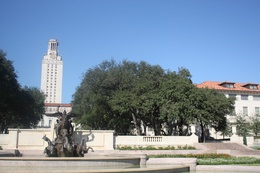
%> input picture data/part1/uttower/left.jpg, 260 x 173 px, shrunk from 1024 x 683 before the run
$ octave main1.m   (GNU Octave 9; MATLAB toolbox functions it lacks are replaced by stand-ins)
%> lines starting %> are read from the running program, lines starting %| are printed output that depends on the picture
### code/harris.m
% HARRIS - Harris corner detector
%
% Usage:  [cim, r, c] = harris(im, sigma, thresh, radius, disp)
%
% Arguments:
%            im     - image to be processed.
%            sigma  - standard deviation of smoothing Gaussian. Typical
%                     values to use might be 1-3.
%            thresh - threshold (optional). Try a value ~1000.
%            radius - radius of region considered in non-maximal
%                     suppression (optional). Typical values to use might
%                     be 1-3.
%            disp   - optional flag (0 or 1) indicating whether you want
%                     to display corners overlayed on the original
%                     image. This can be useful for parameter tuning.
%
% Returns:
%            cim    - binary image marking corners.
%            r      - row coordinates of corner points.
%            c      - column coordinates of corner points.
%
% If thresh and radius are omitted from the argument list 'cim' is returned
% as a raw corner strength image and r and c are returned empty.

% Reference:
% C.G. Harris and M.J. Stephens. "A combined corner and edge detector",
% Proceedings Fourth Alvey Vision Conference, Manchester.
% pp 147-151, 1988.
%
% Author:
% Peter Kovesi
% Department of Computer Science & Software Engineering
% The University of Western Australia
% pk@cs.uwa.edu.au  www.cs.uwa.edu.au/~pk
%
% March 2002

function [cim, r, c] = harris(im, sigma, thresh, radius, disp)

    error(nargchk(2,5,nargin));

    dx = [-1 0 1; -1 0 1; -1 0 1]; % Derivative masks
    dy = dx';

    Ix = conv2(im, dx, 'same');    % Image derivatives
    Iy = conv2(im, dy, 'same');

    % Generate Gaussian filter of size 6*sigma (+/- 3sigma) and of
    % minimum size 1x1.
    g = fspecial('gaussian',max(1,fix(6*sigma)), sigma);

    Ix2 = conv2(Ix.^2, g, 'same'); % Smoothed squared image derivatives
    Iy2 = conv2(Iy.^2, g, 'same');
    Ixy = conv2(Ix.*Iy, g, 'same');

    cim = (Ix2.*Iy2 - Ixy.^2)./(Ix2 + Iy2 + eps); % Harris corner measure

    % Alternate Harris corner measure used by some.  Suggested that
    % k=0.04 - I find this a bit arbitrary and unsatisfactory.
%   cim = (Ix2.*Iy2 - Ixy.^2) - k*(Ix2 + Iy2).^2;

    if nargin > 2   % We should perform nonmaximal suppression and threshold

	% Extract local maxima by performing a grey scale morphological
	% dilation and then finding points in the corner strength image that
	% match the dilated image and are also greater than the threshold.
	sze = 2*radius+1;                   % Size of mask.
	mx = ordfilt2(cim,sze^2,ones(sze)); % Grey-scale dilate.
	cim = (cim==mx)&(cim>thresh);       % Find maxima.

	[r,c] = find(cim);                  % Find row,col coords.

	if nargin==5 & disp      % overlay corners on original image
	    figure, imagesc(im), axis image, colormap(gray), hold on
	    plot(c,r,'ys'), title('corners detected');
	end

    else  % leave cim as a corner strength image and make r and c empty.
	r = []; c = [];
    end

### code/flatten.m
function [ f_desp ] = flatten( img, row, col, radius )

    no_f = length(row);
    f_desp = zeros(no_f, (2 * radius + 1)^2);

    p = zeros(2 * radius + 1);
    p(radius + 1, radius + 1) = 1;

    p_img = imfilter(img, p, 'replicate', 'full');

    for i = 1 : no_f
        rr = row(i) : row(i) + 2 * radius;
        cc = col(i) : col(i) + 2 * radius;
        nhood = p_img(rr, cc);
        flat = nhood(:);
        f_desp(i,:) = flat;
    end
    f_desp = zscore(f_desp')';
end

### code/dist2.m
function n2 = dist2(x, c)
% DIST2	Calculates squared distance between two sets of points.
% Adapted from Netlab neural network software:
% http://www.ncrg.aston.ac.uk/netlab/index.php
%
%	Description
%	D = DIST2(X, C) takes two matrices of vectors and calculates the
%	squared Euclidean distance between them.  Both matrices must be of
%	the same column dimension.  If X has M rows and N columns, and C has
%	L rows and N columns, then the result has M rows and L columns.  The
%	I, Jth entry is the  squared distance from the Ith row of X to the
%	Jth row of C.
%
%
%	Copyright (c) Ian T Nabney (1996-2001)

[ndata, dimx] = size(x);
[ncentres, dimc] = size(c);
if dimx ~= dimc
	error('Data dimension does not match dimension of centres')
end

n2 = (ones(ncentres, 1) * sum((x.^2)', 1))' + ...
  ones(ndata, 1) * sum((c.^2)',1) - ...
  2.*(x*(c'));

% Rounding errors occasionally cause negative entries in n2
if any(any(n2<0))
  n2(n2<0) = 0;
end

### code/visualize1.m
function visualize1(img1_c, img2_c,  match_rL, match_rR, match_cL, match_cR)
    %for dots common
    widthImg1 = size(img1_c,2);
    figure; imshow([img1_c img2_c]); hold on; title('Matched points');
    hold on; plot(match_cL, match_rL,'ys'); plot(match_cR + widthImg1, match_rR, 'ys');
end

### code/visualize2.m
function visualize2 (img1_c,img2_c,match_rL, match_rR, match_cR, match_cL)
    % for lines to connect dots
    widthImg1 = size(img1_c,2);
    number_matches = 150;
    plot_r = [match_rL, match_rR];
    plot_c = [match_cL, match_cR + widthImg1];
    figure; imshow([img1_c img2_c]); hold on; title('Mapping');
    hold on;
    plot(match_cL, match_rL,'ys');
    plot(match_cR + widthImg1, match_rR, 'ys');
    for i = 1:number_matches
        plot(plot_c(i,:), plot_r(i,:));
    end

end

### code/ransac_1.m
function [ H, indices_inlier ] = ransac_1(n, rand_pix, dist_inlier, ratio_min_inlier, x, y)

    [number_matches, ~] = size(x);
    n_inliers = zeros(n,1);

    s1 = {};
    for i = 1 : n
        samp = randsample(number_matches, rand_pix);
        x_subset = x(samp, :);
        y_subset = y(samp, :);

        model = calculate_homography(x_subset,y_subset);

        r_error = residual_error(model, x, y);

        indices_inlier = find(r_error < dist_inlier);


        n_inliers(i) = length(indices_inlier);

        c_ratio = n_inliers(i)/number_matches;
        if c_ratio >=  ratio_min_inlier
            x_inliers = x(indices_inlier, :);
            y_inliers = y(indices_inlier, :);
            s1{i} = calculate_homography(x_inliers,y_inliers);
        end

    end    %end for

    max_val = find(n_inliers == max(n_inliers));
    max_val = max_val(1);
    H = s1{max_val};

    r_error = residual_error(H, x, y);
    indices_inlier = find(r_error < dist_inlier);
end

### code/calculate_homography.m
function [model] = calculate_homography(x,y)
        Y = [];
        l = size(x,1);
        for i = 1:l
            pt1 = x(i,:);
            pt2 = y(i,:);
            Y_i = [ zeros(1,3)  ,   -pt1     ,   pt2(2)*pt1;
                        pt1      , zeros(1,3),   -pt2(1)*pt1];
            Y = [Y; Y_i];
        end
        [~,~,e] = svd(Y);
        h = e(:,9);
        model = reshape(h, 3, 3);
        model = model ./ model(3,3);
end

### code/combine.m
function [comp] = combine(img1, img2, H)

    [h1, w1, n1] = size(img1);
    [h2, w2, n2] = size(img2);

    c = [ 1 1 1; w1 1 1; w1 h1 1; 1 h1 1];

    warp = homo_2_cart( c * H );
    X_min = min( min(warp(:,1)), 1);
    X_max = max( max(warp(:,1)), w2);
    Y_min = min( min(warp(:,2)), 1);
    Y_max = max( max(warp(:,2)), h2);


    x_range = X_min : X_max;
    y_range = Y_min : Y_max;

    [x,y] = meshgrid(x_range,y_range) ;
    H_inverse = inv(H);

    w = H_inverse(1,3) * x + H_inverse(2,3) * y + H_inverse(3,3);
    warpX = (H_inverse(1,1) * x + H_inverse(2,1) * y + H_inverse(3,1)) ./ w ;
    warpY = (H_inverse(1,2) * x + H_inverse(2,2) * y + H_inverse(3,2)) ./ w ;


    if n1 == 1

        b_1 = interp2( im2double(img1), warpX, warpY, 'cubic') ;
        b_2 = interp2( im2double(img2), x, y, 'cubic') ;
    else

        b_1 = zeros(length(y_range), length(x_range), 3);
        b_2 = zeros(length(y_range), length(x_range), 3);
        for i = 1:3
            b_1(:,:,i) = interp2( im2double( img1(:,:,i)), warpX, warpY, 'cubic');
            b_2(:,:,i) = interp2( im2double( img2(:,:,i)), x, y, 'cubic');
        end
    end

    b = ~isnan(b_1) + ~isnan(b_2) ;

    b_1(isnan(b_1)) = 0 ;
    b_2(isnan(b_2)) = 0 ;

    comp = (b_1 + b_2) ./ b ;

end

### code/homo_2_cart.m
function [cartesian_coordinates] = homo_2_cart(h)
    d = size(h, 2) - 1;
    normal_coordinates = bsxfun(@rdivide,h,h(:,end));
    cartesian_coordinates = normal_coordinates(:,1:d);
end

### code/residual_error.m
function r = residual_error(H, homogeneous1, homogeneous2)
    t = homogeneous1 * H;
    l =  t(:,3);
    l_2 = homogeneous2(:,3);
    c_1 = t(:,1) ./ l - homogeneous2(:,1) ./ l_2;
    c_2 = t(:,2) ./ l - homogeneous2(:,2) ./ l_2;
    r = c_1 .* c_1 + c_2 .* c_2;
end

### code/main1.m
img1_c = imread('../data/part1/uttower/left.jpg');
%> img1_c is the input picture: size 173x260x3 uint8; mean R, G, B 121.8, 140, 159
img2_c = imread('../data/part1/uttower/right.jpg');
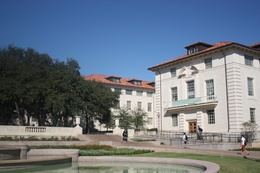
%> input picture data/part1/uttower/right.jpg, 260 x 173 px, shrunk from 1024 x 683 before the run
%> img2_c is the input picture: size 173x260x3 uint8; mean R, G, B 107.7, 118.9, 132

img1 = rgb2gray(img1_c);
img2 = rgb2gray(img2_c);

img1 = im2double(img1);
%> img1: size 173x260 double
img2 = im2double(img2);
%> img2: size 173x260 double


[~ , widthImg1] = size(img1);
%> widthImg1 = 260
[~ , widthImg2] = size(img2);
%> widthImg2 = 260

[feat_1, r1, c1] = harris(img1,2,0.0035,1,1);
%> in harris, `cim = (cim==mx)&(cim>thresh);`:
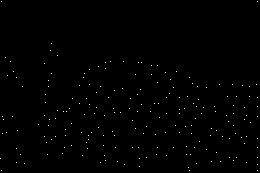
%> cim: size 173x260 logical; 0.45% white in thin lines or dots
%> in harris, `[r,c] = find(cim);`: r = 204 values from 2 to 171; c = 204 values from 1 to 258
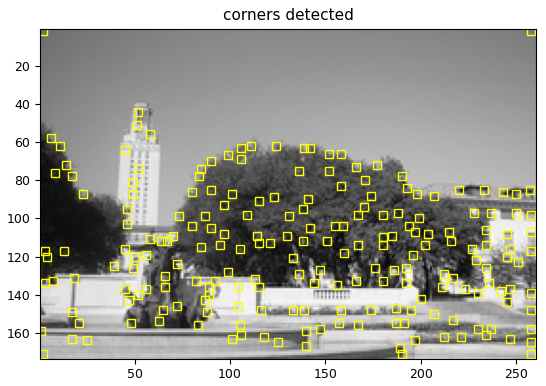
%> figure redrawn from the program's plot data
%> r1 = 204 values, max 171 at index 3, min 2 at index 2, mean 116.3; c1 = 204 values from 1 to 258
[feat_2, r2, c2] = harris(img2,2,0.0035,1,1);
%> in harris (call 2), `cim = (cim==mx)&(cim>thresh);`: cim: size 173x260 logical; 0.5% white in thin lines or dots
%> r2 = 226 values, max 172 at index 134, min 2 at index 1, mean 110.6; c2 = 226 values from 2 to 258

r=20;
n = 150;
rand_pix = 4;
dist_inlier = 10;
ratio_min_inlier = 0.3;

flat_1 = flatten(img1, r1, c1, r);
flat_2 = flatten(img2, r2, c2, r);
%> call 2 of flatten, with radius = 20
%> after the loop in flatten (call 2), `for i = 1 : no_f`:
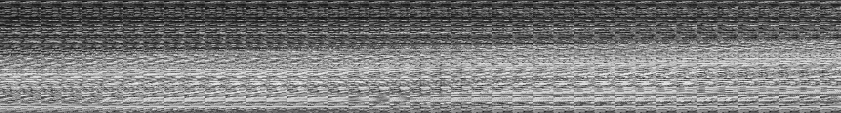
%> f_desp: size 226x1681 double (shown at 1/2 size); min 0.0196, max 0.976, mean 0.48

dist = dist2(flat_1, flat_2);
%> in dist2, `n2 = (ones(ncentres, 1) * sum((x.^2)', 1))' + ones(ndata, 1) * sum((c...`:
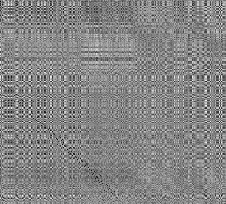
%> n2: size 204x226 double; min 25.1, max 6333.1, mean 3331.1; drawn with min black and max white

[~,distance_id] = sort(dist(:), 'ascend');
number_matches = 150;
top_150 = distance_id(1:number_matches);
%> top_150 = 150 values, max 45280 at index 1, min 2 at index 2, mean 10131.8

[img1_indices, img2_indices] = ind2sub(size(dist), top_150);
%> img1_indices = 150 values, max 196 at index 1, min 2 at index 2, mean 111.3; img2_indices = 150 values, max 222 at index 1, min 1 at index 2, mean 50.12

match_rL = r1(img1_indices);
%> match_rL = 150 values, max 159 at index 62, min 2 at index 1, mean 90.84
match_cL = c1(img1_indices);
%> match_cL = 150 values, max 258 at index 1, min 2 at index 2, mean 147.9
match_rR = r2(img2_indices);
%> match_rR = 150 values, max 150 at index 62, min 2 at index 1, mean 75.51
match_cR = c2(img2_indices);
%> match_cR = 150 values, max 258 at index 1, min 2 at index 2, mean 58.28

homo_1 = [match_cL, match_rL, ones(150,1)];
homo_2 = [match_cR, match_rR, ones(150,1)];

visualize1(img1_c, img2_c,  match_rL, match_rR, match_cL, match_cR);

visualize2(img1_c,img2_c,match_rL, match_rR, match_cR, match_cL);
%> in visualize2, `plot_r = [match_rL, match_rR];`: plot_r = 150 rows, first 12: [2 2; 2 2; 66 55; 73 62; 66 54; 63 50; 72 63; 78 70; 62 47; 84 76; 66 50; 63 47]
%> in visualize2, `plot_c = [match_cL, match_cR + widthImg1];`: plot_c = 150 rows, first 12: [258 518; 2 262; 158 306; 166 314; 152 300; 139 286; 177 325; 190 338; 124 270; 193 341; 152 286; 139 270]

[H, indices_inlier] = ransac_1(n, rand_pix, dist_inlier,ratio_min_inlier, homo_1, homo_2);
%> the loop in ransac_1, `for i = 1 : n` made 150 passes
%> (x_subset, y_subset, indices_inlier, c_ratio) on passes 2, 3, 8: ([166 73 1; 140 159 1; 166 73 1; 177 72 1], [3 49 1; 20 150 1; 46 55 1; 26 50 1], [48; 62], 0.0133), ([192 126 1; 193 84 1; 14 72 1; 177 72 1], [78 118 1; 46 55 1; 78 70 1; 3 49 1], [72; 73; 78; 82; 88; 137; 144], 0.0467), ([14 72 1; 17 78 1; 6 58 1; 6 58 1], [78 70 1; 86 79 1; 78 70 1; 46 55 1], [137; 146], 0.0133)
%> (x_subset, y_subset, indices_inlier, c_ratio) on passes 1, 4, 5, 6: ([166 73 1; 18 131 1; 133 121 1; 207 88 1], [10 47 1; 224 59 1; 16 110 1; 94 80 1], [8; 10; 13; 42; 65; 84; 114; 127], 0.0533), ([198 87 1; 18 131 1; 106 69 1; 190 78 1], [54 62 1; 224 59 1; 10 47 1; 46 55 1], [6; 15; 40; 43; 53; 94; 114], 0.0467), ([14 72 1; 7 133 1; 7 133 1; 207 88 1], [78 70 1; 27 124 1; 2 127 1; 3 49 1], [14; 20; 24; 30; 36; 45; 49; 77; 78; 80; 136; 137; 145], 0.0867), ([158 66 1; 187 155 1; 207 88 1; 193 84 1], [10 47 1; 74 146 1; 3 49 1; 26 50 1], [9; 12; 16; 32; 35; 38; 47; 99; 104; 110; 127; 136], 0.08)
%> after the loop in ransac_1, `for i = 1 : n`: n_inliers = 150 values, max 47 at index 34, min 2 at index 2, mean 7.26; s1 = 34 items; x_inliers = 47 rows, first 12: [158 66 1; 166 73 1; 152 66 1; 139 63 1; 177 72 1; 190 78 1; 124 62 1; 193 84 1; 198 87 1; 187 155 1; 191 155 1; 144 134 1]; y_inliers = 47 rows, first 12: [46 55 1; 54 62 1; 40 54 1; 26 50 1; 65 63 1; 78 70 1; 10 47 1; 81 76 1; 86 79 1; 70 146 1; 74 146 1; 27 124 1]
%> in ransac_1, `max_val = find(n_inliers == max(n_inliers));`: max_val = 34
%> in ransac_1, `H = s1{max_val};`: H = [1.3 0.175 0.00115; -0.0832 1.2 -5.8e-05; -145.9 -42 1]
%> in ransac_1, `r_error = residual_error(H, x, y);`: r_error = 150 values, max 177423.5 at index 135, min 0.0161 at index 62, mean 9001.7
%> in ransac_1, `indices_inlier = find(r_error < dist_inlier);`: indices_inlier = 48 values from 3 to 147
%> indices_inlier = 48 values from 3 to 147

display('No. of inliers:');
display(length(indices_inlier));
%| 48
display('Avg residual for inliers:')
display(mean(residual_error(H, homo_1(indices_inlier,:), homo_2(indices_inlier,:))));
%| 0.7792


% For warping first image
H_t = maketform('projective', H);
%> H_t = {ndims_in 2, ndims_out 2}
img11 = imtransform(img1_c, H_t);
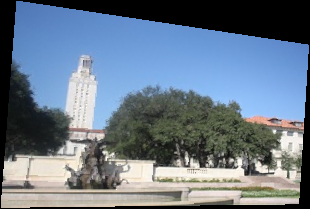
%> img11: size 209x310x3 uint8; mean R, G, B 105.6, 120.6, 136.7
figure, imshow(img11);title('Image upon warping');

% For stitching images
combined_img = combine(img1_c, img2_c, H);
%> in homo_2_cart, `normal_coordinates = bsxfun(@rdivide,h,h(:,end));`: normal_coordinates = [-144.5 -40.59 1; 148.2 3.6 1; 138.2 163.2 1; -160.4 166.8 1]
%> in homo_2_cart, `cartesian_coordinates = normal_coordinates(:,1:d);`: cartesian_coordinates = [-144.5 -40.59; 148.2 3.6; 138.2 163.2; -160.4 166.8]
%> in combine, `warp = homo_2_cart( c * H );`: warp has the same summary as cartesian_coordinates in homo_2_cart
%> in combine, `X_min = min( min(warp(:,1)), 1);`: X_min = -160.4
%> in combine, `X_max = max( max(warp(:,1)), w2);`: X_max = 260
%> in combine, `Y_min = min( min(warp(:,2)), 1);`: Y_min = -40.59
%> in combine, `Y_max = max( max(warp(:,2)), h2);`: Y_max = 173
%> in combine, `x_range = X_min : X_max;`: x_range = 421 values from -160.4 to 259.6
%> in combine, `y_range = Y_min : Y_max;`: y_range = 214 values from -40.59 to 172.4
%> in combine, `H_inverse = inv(H);`: H_inverse = [0.672 -0.126 -0.000783; 0.0516 0.827 -1.15e-05; 100.2 16.41 0.885]
%> after the loop in combine, `for i = 1:3`: b_1: size 214x421x3 double; 39.49% of the values are NaN or infinite; the others: min 0.00222, max 1.04, mean 0.545
%> after the loop in combine, `for i = 1:3`: b_2: size 214x421x3 double; 50.55% of the values are NaN or infinite; the others: min -0.0461, max 1.01, mean 0.469
%> in combine, `comp = (b_1 + b_2) ./ b ;`: comp: size 214x421x3 double; 15.76% of the values are NaN or infinite; the others: min -0.0461, max 1.04, mean 0.524
figure, imshow(combined_img);
%> after `imshow(combined_img)`:
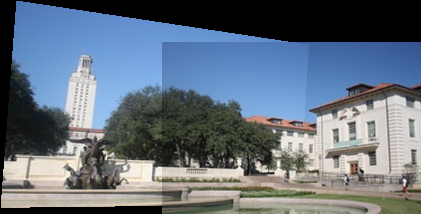
%> displayed picture: size 214x421x3, on the screen's scale of 0 to 255; mean R, G, B 99.8, 112, 125.7
title('Combined picture after stitching');
